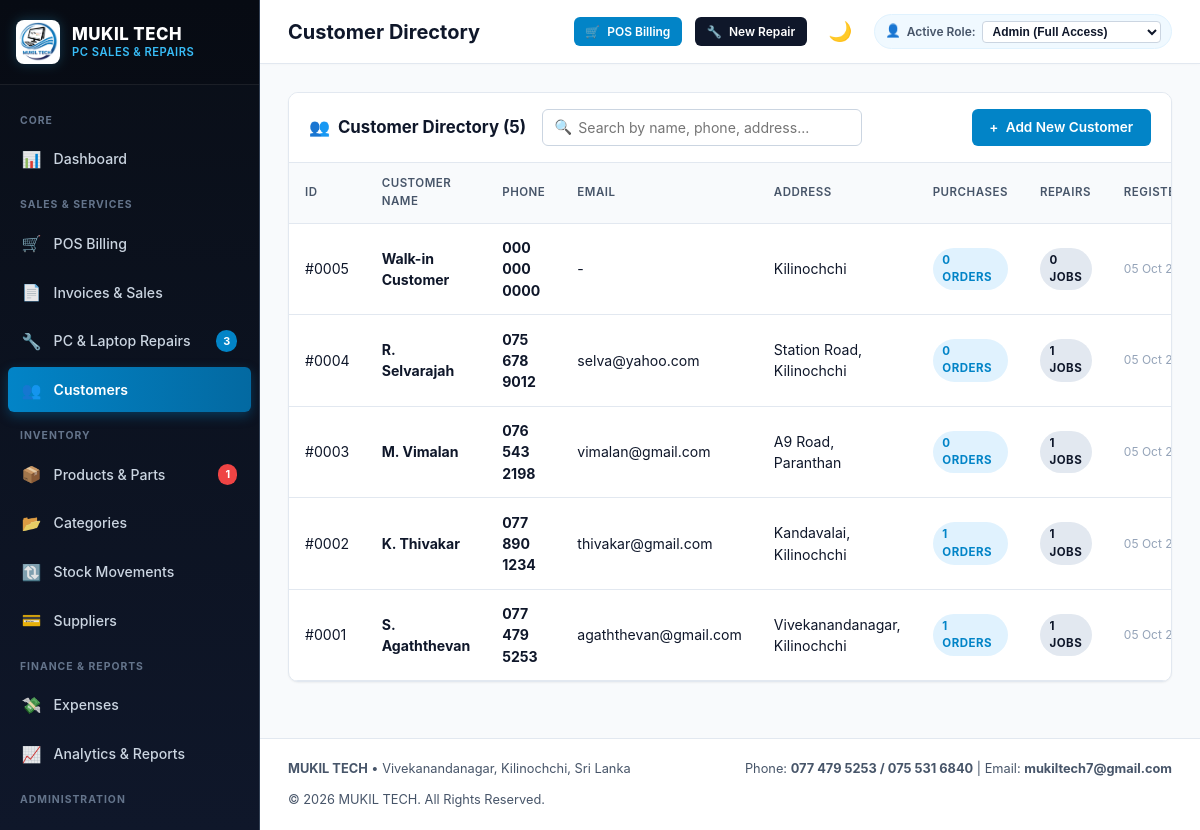
The app's page /customers/index.php (signed in) with its own data.
### tables this page shows
CREATE TABLE `customers` (
  `customer_id` INT AUTO_INCREMENT PRIMARY KEY,
  `customer_name` VARCHAR(100) NOT NULL,
  `phone` VARCHAR(30) NOT NULL,
  `email` VARCHAR(100),
  `address` TEXT,
  `created_at` TIMESTAMP DEFAULT CURRENT_TIMESTAMP
);

CREATE TABLE `settings` (
  `setting_id` INT AUTO_INCREMENT PRIMARY KEY,
  `setting_key` VARCHAR(60) NOT NULL UNIQUE,
  `setting_value` TEXT,
  `created_at` TIMESTAMP DEFAULT CURRENT_TIMESTAMP,
  `updated_at` TIMESTAMP DEFAULT CURRENT_TIMESTAMP ON UPDATE CURRENT_TIMESTAMP
);

### includes/functions.php (called while the page is built, shortened)
<?php
function baseUrl($path = '') {
    $documentRoot = isset($_SERVER['DOCUMENT_ROOT']) ? realpath($_SERVER['DOCUMENT_ROOT']) : false;
    $applicationRoot = realpath(__DIR__ . '/..');
    $base = '';
    if ($documentRoot && $applicationRoot) {
        $doc = str_replace('\\', '/', rtrim($documentRoot, DIRECTORY_SEPARATOR));
        $app = str_replace('\\', '/', rtrim($applicationRoot, DIRECTORY_SEPARATOR));
        if ($app === $doc) {
            $base = '';
        } elseif (stripos($app, $doc . '/') === 0) {
            $base = substr($app, strlen($doc));
        }
    }
    if ($base === '') {
        $scriptName = str_replace('\\', '/', $_SERVER['SCRIPT_NAME'] ?? '');
        $scriptDir = rtrim(str_replace('\\', '/', dirname($scriptName)), '/');
        foreach (['/admin','/customers','/categories','/suppliers','/products','/sales',
                  '/repairs','/expenses','/payments','/reports','/users','/settings'] as $dir) {
            if ($scriptDir === $dir || substr($scriptDir, -strlen($dir)) === $dir) {
                $scriptDir = substr($scriptDir, 0, -strlen($dir));
                break;
            }
        }
        $base = $scriptDir;
    }
    $base = '/' . trim($base, '/');
    if ($base === '/') {
        $base = '';
    }
    $cleanPath = ltrim((string)$path, '/');
    return $base . ($cleanPath !== '' ? '/' . $cleanPath : '');
}
function sanitize($data) {
    return htmlspecialchars(trim((string)$data), ENT_QUOTES, 'UTF-8');
}
function e($data) {
    return sanitize($data);
}
function formatDate($date, $includeTime = false) {
    $ts = strtotime($date);
    return $includeTime ? date('d M Y, h:i A', $ts) : date('d M Y', $ts);
}
function getSetting($key, $default = '') {
    static $cache = [];
    if (isset($cache[$key])) {
        return $cache[$key];
    }
    try {
        $db = getDB();
        $stmt = $db->prepare("SELECT setting_value FROM settings WHERE setting_key = ? LIMIT 1");
        $stmt->execute([$key]);
        $val = $stmt->fetchColumn();
        if ($val !== false) {
            $cache[$key] = $val;
            return $val;
        }
    } catch (Exception $e) {
    }
    return $default;
}

### customers/index.php (the view, shortened to what this page needs)
<?php
require_once __DIR__ . '/../includes/header.php';
$db = getDB();
$search = trim($_GET['search'] ?? '');
$query = "SELECT c.*,
          (SELECT COUNT(*) FROM sales s WHERE s.customer_id = c.customer_id) as total_sales,
          (SELECT COUNT(*) FROM repairs r WHERE r.customer_id = c.customer_id) as total_repairs
          FROM customers c ";
$params = [];
$query .= "ORDER BY c.customer_id DESC";
$stmt = $db->prepare($query);
$stmt->execute($params);
$customers = $stmt->fetchAll();
?>
<div class="card">
    <div class="card-header">
        <div style="display:flex;align-items:center;gap:1rem;flex:1;flex-wrap:wrap;">
            <div class="card-title">
                <span>&#128101;</span> Customer Directory (<?= count($customers) ?>)
            </div>
            <form method="GET" action="<?= baseUrl('customers/index.php') ?>" class="search-box">
                <span class="search-icon">&#128269;</span>
                <input type="text" name="search" class="form-control" placeholder="Search by name, phone, address..." value="<?= e($search) ?>">
            </form>
        </div>
        <a href="<?= baseUrl('customers/add.php') ?>" class="btn btn-primary">
            <span>+</span> Add New Customer
        </a>
    </div>
    <div class="table-responsive">
        <table class="table">
            <thead>
                <tr>
                    <th>ID</th>
                    <th>Customer Name</th>
                    <th>Phone</th>
                    <th>Email</th>
                    <th>Address</th>
                    <th>Purchases</th>
                    <th>Repairs</th>
                    <th>Registered</th>
                </tr>
            </thead>
            <tbody>
                <?php if (empty($customers)): ?>
                    <tr>
                        <td colspan="9" style="text-align:center;padding:2.5rem;color:var(--text-muted);">
                            No customers found matching your criteria.
                        </td>
                    </tr>
                <?php else: ?>
                    <?php foreach ($customers as $c): ?>
                        <tr>
                            <td>#<?= str_pad((string)$c['customer_id'], 4, '0', STR_PAD_LEFT) ?></td>
                            <td>
                                <a href="<?= baseUrl('customers/view.php?id=' . $c['customer_id']) ?>" style="font-weight:700;color:var(--navy-main);">
                                    <?= e($c['customer_name']) ?>
                                </a>
                            </td>
                            <td>
                                <strong><?= e($c['phone']) ?></strong>
                            </td>
                            <td><?= e($c['email'] ?: '-') ?></td>
                            <td style="max-width:200px;"><?= e($c['address'] ?: '-') ?></td>
                            <td>
                                <span class="badge badge-primary"><?= $c['total_sales'] ?> Orders</span>
                            </td>
                            <td>
                                <span class="badge badge-navy"><?= $c['total_repairs'] ?> Jobs</span>
                            </td>
                            <td style="font-size:0.75rem;color:var(--text-muted);"><?= formatDate($c['created_at']) ?></td>
                        </tr>
                    <?php endforeach; ?>
                <?php endif; ?>
            </tbody>
        </table>
    </div>
</div>
<?php require_once __DIR__ . '/../includes/footer.php'; ?>

### includes/footer.php (shortened to what this page needs)
<?php
$businessName = getSetting('business_name', 'MUKIL TECH');
$address = getSetting('address', 'Vivekanandanagar, Kilinochchi, Sri Lanka');
$phone = getSetting('phone', '077 479 5253 / 075 531 6840');
$email = getSetting('email', 'mukiltech7@gmail.com');
?>
    </main>
        <footer class="no-print" style="margin-top:auto;padding:1.25rem 1.75rem;border-top:1px solid var(--border-light);background:var(--bg-card);display:flex;justify-content:space-between;align-items:center;font-size:0.8rem;color:var(--text-secondary);flex-wrap:wrap;gap:0.75rem;">
            <div>
                <strong><?= e($businessName) ?></strong> &bull; <?= e($address) ?>
            </div>
            <div>
                Phone: <strong><?= e($phone) ?></strong> | Email: <strong><?= e($email) ?></strong>
            </div>
            <div>
                &copy; <?= date('Y') ?> MUKIL TECH. All Rights Reserved.
            </div>
        </footer>
    </div>
</div>
</body>
</html>

### assets/css/style.css (style rules this page uses)
:root { --navy-dark: #090e17; --navy-main: #0f172a; --navy-card: #1e293b; --navy-border: #334155; --navy-light: #243048; --blue-primary: #0284c7; --blue-hover: #0369a1; --blue-light: #e0f2fe; --blue-subtle: #f0f9ff; --cyan-bright: #38bdf8; --bg-main: #f8fafc; --bg-card: #ffffff; --border-light: #e2e8f0; --border-medium: #cbd5e1; --text-primary: #0f172a; --text-secondary: #475569; --text-muted: #94a3b8; --text-white: #ffffff; --success: #10b981; --success-bg: #ecfdf5; --warning: #f59e0b; --warning-bg: #fffbeb; --danger: #ef4444; --danger-bg: #fef2f2; --info: #0ea5e9; --info-bg: #f0f9ff; --shadow-sm: 0 1px 2px 0 rgba(0, 0, 0, 0.05); --shadow-md: 0 4px 6px -1px rgba(0, 0, 0, 0.07), 0 2px 4px -2px rgba(0, 0, 0, 0.05); --shadow-lg: 0 10px 15px -3px rgba(0, 0, 0, 0.08), 0 4px 6px -4px rgba(0, 0, 0, 0.04); --radius-sm: 6px; --radius-md: 10px; --radius-lg: 14px; --radius-pill: 9999px; --transition: all 0.2s cubic-bezier(0.4, 0, 0.2, 1); }
* { box-sizing: border-box; margin: 0; padding: 0; }
body { font-family: -apple-system, BlinkMacSystemFont, "Segoe UI", Roboto, "Helvetica Neue", Arial, sans-serif; background-color: var(--bg-main); color: var(--text-primary); line-height: 1.5; font-size: 14.5px; -webkit-font-smoothing: antialiased; }
a { color: var(--blue-primary); text-decoration: none; transition: var(--transition); }
.card { background: var(--bg-card); border-radius: var(--radius-md); border: 1px solid var(--border-light); box-shadow: var(--shadow-sm); margin-bottom: 1.75rem; overflow: hidden; }
.card-header { padding: 1rem 1.25rem; border-bottom: 1px solid var(--border-light); display: flex; align-items: center; justify-content: space-between; background: var(--bg-card); }
.card-title { font-size: 1.05rem; font-weight: 700; color: var(--navy-main); display: flex; align-items: center; gap: 0.5rem; }
.table-responsive { width: 100%; overflow-x: auto; }
.table { width: 100%; border-collapse: collapse; text-align: left; font-size: 0.88rem; }
.table th { background: var(--bg-main); color: var(--text-secondary); font-weight: 600; text-transform: uppercase; font-size: 0.72rem; letter-spacing: 0.5px; padding: 0.8rem 1rem; border-bottom: 1px solid var(--border-light); }
.table td { padding: 0.85rem 1rem; border-bottom: 1px solid var(--border-light); color: var(--text-primary); vertical-align: middle; }
.table tbody tr { transition: background-color 0.15s ease; }
.badge { display: inline-flex; align-items: center; gap: 0.3rem; padding: 0.25rem 0.6rem; border-radius: var(--radius-pill); font-size: 0.72rem; font-weight: 700; text-transform: uppercase; letter-spacing: 0.5px; }
.badge-primary { background: var(--blue-light); color: var(--blue-primary); }
.badge-navy { background: #e2e8f0; color: var(--navy-main); }
.btn { display: inline-flex; align-items: center; justify-content: center; gap: 0.45rem; padding: 0.55rem 1.05rem; border-radius: var(--radius-sm); font-size: 0.85rem; font-weight: 600; cursor: pointer; border: 1px solid transparent; transition: var(--transition); text-decoration: none; line-height: 1.25; }
.btn-primary { background: var(--blue-primary); color: #ffffff; }
.form-control { width: 100%; padding: 0.55rem 0.85rem; border: 1px solid var(--border-medium); border-radius: var(--radius-sm); font-size: 0.88rem; color: var(--text-primary); background-color: var(--bg-card); transition: var(--transition); font-family: inherit; }
.search-box { display: flex; align-items: center; position: relative; max-width: 320px; width: 100%; }
.search-box input { padding-left: 2.2rem; }
.search-box .search-icon { position: absolute; left: 0.75rem; color: var(--text-muted); font-size: 0.9rem; }

### records on screen
customers: customer_id "0005", customer_name "Walk-in Customer", phone "000 000 0000", email "-", address "Kilinochchi", total_sales "0", total_repairs "0", created_at "05 Oct…"
customers: customer_id "0004", customer_name "R. Selvarajah", phone "075 678 9012", email "selva@yahoo.com", address "Station Road, Kilinochchi", total_sales "0", total_repairs "1", created_at "05 Oct…"
customers: customer_id "0003", customer_name "M. Vimalan", phone "076 543 2198", email "vimalan@gmail.com", address "A9 Road, Paranthan", total_sales "0", total_repairs "1", created_at "05 Oct…"
customers: customer_id "0002", customer_name "K. Thivakar", phone "077 890 1234", email "thivakar@gmail.com", address "Kandavalai, Kilinochchi", total_sales "1", total_repairs "1", created_at "05 Oct…"
customers: customer_id "0001", customer_name "S. Agaththevan", phone "077 479 5253", email "agaththevan@gmail.com", address "Vivekanandanagar, Kilinochchi", total_sales "1", total_repairs "1", created_at "05 Oct…"
settings: setting_value "Vivekanandanagar, Kilinochchi, Sri Lanka"
settings: setting_value "077 479 5253 / 075 531 6840"
settings: setting_value "mukiltech7@gmail.com"

### other values on screen
$pendingRepairsCount "3"
$lowStockCount "1"
$pageTitle "Customer Directory"
count($customers) "5"
$businessName "MUKIL TECH"
